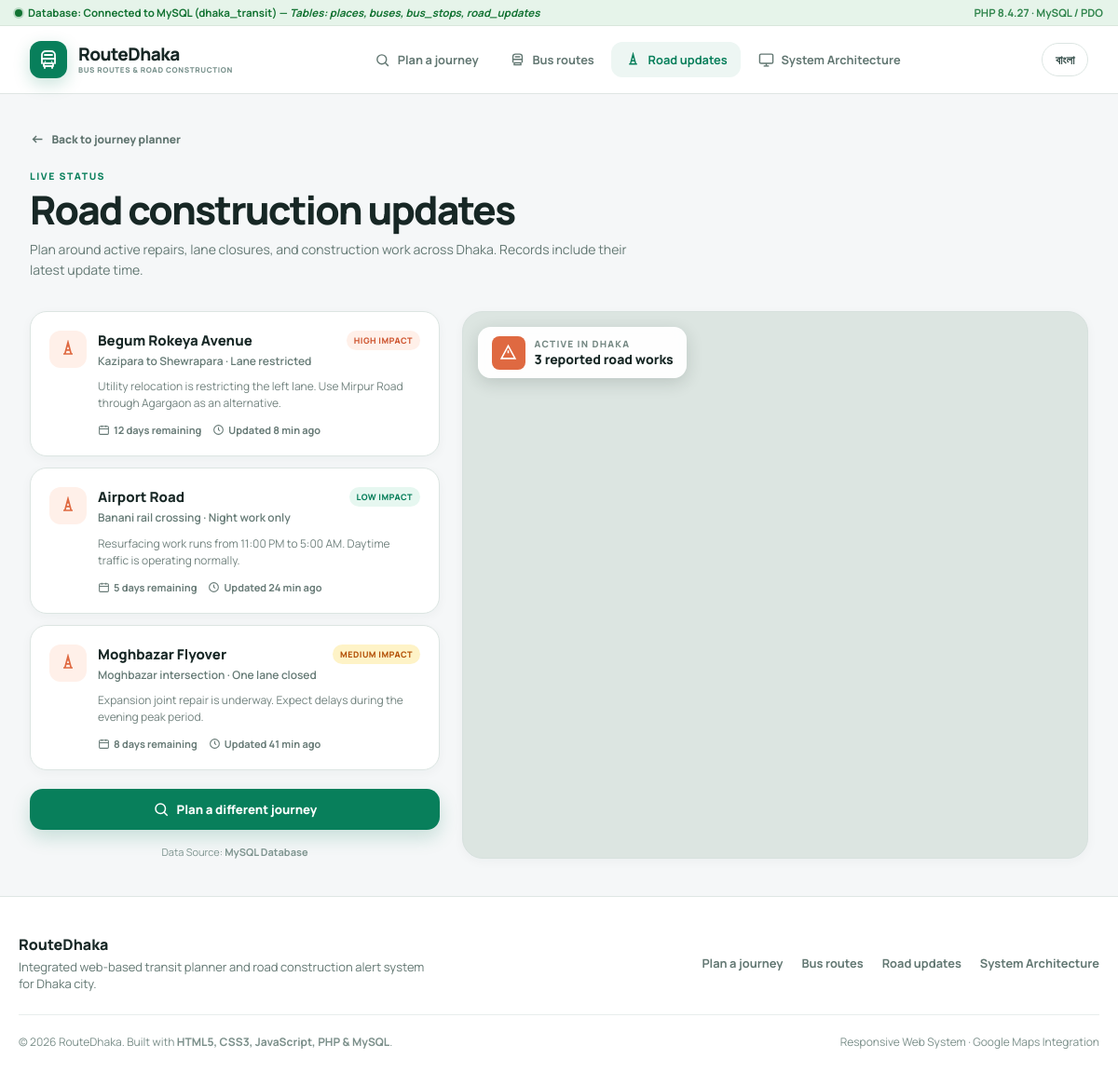
Page /road-updates.php on the committed database.
### tables this page shows
CREATE TABLE `road_updates` (
  `id` INT AUTO_INCREMENT PRIMARY KEY,
  `road_en` VARCHAR(150) NOT NULL,
  `road_bn` VARCHAR(200) NOT NULL,
  `area_en` VARCHAR(150) NOT NULL,
  `area_bn` VARCHAR(200) NOT NULL,
  `status_en` VARCHAR(100) NOT NULL,
  `status_bn` VARCHAR(150) NOT NULL,
  `remaining_en` VARCHAR(50) NOT NULL,
  `remaining_bn` VARCHAR(50) NOT NULL,
  `impact_level` ENUM('Low impact', 'Medium impact', 'High impact') DEFAULT 'Medium impact',
  `updated_en` VARCHAR(50) NOT NULL,
  `updated_bn` VARCHAR(50) NOT NULL,
  `detail_en` TEXT NOT NULL,
  `detail_bn` TEXT NOT NULL,
  `created_at` TIMESTAMP DEFAULT CURRENT_TIMESTAMP
);

### i18n.php (called while the page is built, shortened)
<?php
$current_lang = $_SESSION['lang'];
function t($key) {
    global $translations, $current_lang;
    if (isset($translations[$current_lang][$key])) {
        return $translations[$current_lang][$key];
    }
    return $translations['en'][$key] ?? $key;
}
function getLanguage() {
    global $current_lang;
    return $current_lang;
}

### functions.php (called while the page is built, shortened)
<?php
require_once __DIR__ . '/../config/maps.php';
require_once __DIR__ . '/i18n.php';
$DUMMY_ROAD_UPDATES = [
    [
        'id' => 1, 'road' => 'Begum Rokeya Avenue', 'roadBn' => 'বেগম রোকেয়া সরণি',
        'area' => 'Kazipara to Shewrapara', 'areaBn' => 'কাজীপাড়া থেকে শেওড়াপাড়া',
        'status' => 'Lane restricted', 'statusBn' => 'লেন সীমিত',
        'remaining' => '12 days', 'remainingBn' => '১২ দিন',
        'level' => 'High impact', 'updated' => '8 min ago', 'updatedBn' => '৮ মিনিট আগে',
        'detail' => 'Utility relocation is restricting the left lane. Use Mirpur Road through Agargaon as an alternative.',
        'detailBn' => 'ইউটিলিটি স্থানান্তরের কারণে বাম লেন সীমিত। বিকল্প হিসেবে আগারগাঁও হয়ে মিরপুর রোড ব্যবহার করুন।'
    ],
    [
        'id' => 2, 'road' => 'Airport Road', 'roadBn' => 'বিমানবন্দর সড়ক',
        'area' => 'Banani rail crossing', 'areaBn' => 'বনানী রেল ক্রসিং',
        'status' => 'Night work only', 'statusBn' => 'শুধু রাতে কাজ',
        'remaining' => '5 days', 'remainingBn' => '৫ দিন',
        'level' => 'Low impact', 'updated' => '24 min ago', 'updatedBn' => '২৪ মিনিট আগে',
        'detail' => 'Resurfacing work runs from 11:00 PM to 5:00 AM. Daytime traffic is operating normally.',
        'detailBn' => 'রাত ১১টা থেকে ভোর ৫টা পর্যন্ত সড়ক মেরামত চলে। দিনের বেলা যান চলাচল স্বাভাবিক।'
    ],
    [
        'id' => 3, 'road' => 'Moghbazar Flyover', 'roadBn' => 'মগবাজার ফ্লাইওভার',
        'area' => 'Moghbazar intersection', 'areaBn' => 'মগবাজার মোড়',
        'status' => 'One lane closed', 'statusBn' => 'একটি লেন বন্ধ',
        'remaining' => '8 days', 'remainingBn' => '৮ দিন',
        'level' => 'Medium impact', 'updated' => '41 min ago', 'updatedBn' => '৪১ মিনিট আগে',
        'detail' => 'Expansion joint repair is underway. Expect delays during the evening peak period.',
        'detailBn' => 'এক্সপ্যানশন জয়েন্ট মেরামত চলছে। সন্ধ্যার ব্যস্ত সময়ে বিলম্ব হতে পারে।'
    ]
];
function getAllRoadUpdates(&$dataSource = null) {
    global $DUMMY_ROAD_UPDATES;
    $db = getDB();
    if ($db) {
        try {
            $stmt = $db->query("SELECT id, road_en AS road, road_bn AS roadBn, area_en AS area, area_bn AS areaBn,
                                       status_en AS status, status_bn AS statusBn, remaining_en AS remaining,
                                       remaining_bn AS remainingBn, impact_level AS level, updated_en AS updated,
                                       updated_bn AS updatedBn, detail_en AS detail, detail_bn AS detailBn
                                FROM road_updates
                                ORDER BY id ASC");
            $rows = $stmt->fetchAll();
            if (!empty($rows)) {
                $dataSource = 'MySQL Database';
                return $rows;
            }
        } catch (PDOException $e) {
        }
    }
    return $DUMMY_ROAD_UPDATES;
}
function e($string) {
    return htmlspecialchars((string)$string, ENT_QUOTES, 'UTF-8');
}

### maps.php (called while the page is built, shortened)
<?php
function getGoogleMapsAreaEmbedUrl($query = 'Dhaka, Bangladesh', $zoom = 12) {
    $queryParam = urlencode($query);
    return "https://www.google.com/maps?output=embed&q={$queryParam}&z={$zoom}";
}

### road-updates.php (the view, shortened to what this page needs)
<?php
require_once __DIR__ . '/includes/header.php';
$dataSource = '';
$roadItems = getAllRoadUpdates($dataSource);
$lang = getLanguage();
$mapEmbedUrl = getGoogleMapsAreaEmbedUrl('Dhaka, Bangladesh', 12);
?>
<div class="wide-container" style="max-width: 1350px;">
    <a href="index.php" class="back-button">
        <svg width="17" height="17" viewBox="0 0 24 24" fill="none" stroke="currentColor" stroke-width="2"><path d="M19 12H5M10 7l-5 5 5 5"/></svg>
        <?= e(t('backPlanner')) ?>
    </a>
    <div style="margin-top: 1rem;">
        <p class="eyebrow"><?= e(t('liveStatus')) ?></p>
        <h1 class="page-title"><?= e(t('constructionTitle')) ?></h1>
        <p style="margin-top: 0.5rem; max-width: 650px; font-size: 0.875rem; line-height: 1.6; color: #637873;">
            <?= e(t('constructionText')) ?>
        </p>
    </div>
    <div class="road-layout">
        <div>
            <?php foreach ($roadItems as $item):
                $impactLevel = $item['level'];
                $impactClass = ($impactLevel === 'High impact') ? 'high' : (($impactLevel === 'Low impact') ? 'low' : 'medium');
                $impactLabel = t(($impactLevel === 'High impact') ? 'highImpact' : (($impactLevel === 'Low impact') ? 'lowImpact' : 'mediumImpact'));
                $roadName = ($lang === 'bn') ? $item['roadBn'] : $item['road'];
                $areaName = ($lang === 'bn') ? $item['areaBn'] : $item['area'];
                $statusText = ($lang === 'bn') ? $item['statusBn'] : $item['status'];
                $detailText = ($lang === 'bn') ? $item['detailBn'] : $item['detail'];
                $remainingText = ($lang === 'bn') ? $item['remainingBn'] : $item['remaining'];
                $updatedText = ($lang === 'bn') ? $item['updatedBn'] : $item['updated'];
            ?>
                <article class="road-card">
                    <div style="display: flex; align-items: flex-start; gap: 0.75rem;">
                        <span style="display: grid; width: 40px; height: 40px; flex: none; place-items: center; border-radius: 0.75rem; background: #fff0e9; color: #df6941;">
                            <svg width="20" height="20" viewBox="0 0 24 24" fill="none" stroke="currentColor" stroke-width="2"><path d="M8 18 12 3l4 15M6 18h12M9.3 13h5.4M10.5 8h3"/></svg>
                        </span>
                        <div style="flex: 1; min-width: 0;">
                            <div style="display: flex; flex-wrap: wrap; align-items: center; justify-content: space-between; gap: 0.5rem;">
                                <h2 style="font-size: 15px; font-weight: 800; color: #172725;"><?= e($roadName) ?></h2>
                                <span class="impact-badge <?= e($impactClass) ?>">
                                    <?= e($impactLabel) ?>
                                </span>
                            </div>
                            <p style="margin-top: 3px; font-size: 12px; font-weight: 600; color: #657a75;">
                                <?= e($areaName) ?> · <?= e($statusText) ?>
                            </p>
                            <p style="margin-top: 0.65rem; font-size: 12px; line-height: 1.5; color: #71827e;">
                                <?= e($detailText) ?>
                            </p>
                            <div style="margin-top: 0.75rem; display: flex; flex-wrap: wrap; gap: 0.75rem; font-size: 11px; font-weight: 700; color: #687b77;">
                                <span style="display: inline-flex; align-items: center; gap: 4px;">
                                    <svg width="13" height="13" viewBox="0 0 24 24" fill="none" stroke="currentColor" stroke-width="2"><rect x="3" y="5" width="18" height="16" rx="2"/><path d="M16 3v4M8 3v4M3 10h18"/></svg>
                                    <?= e($remainingText) ?> <?= e(t('remaining')) ?>
                                </span>
                                <span style="display: inline-flex; align-items: center; gap: 4px;">
                                    <svg width="13" height="13" viewBox="0 0 24 24" fill="none" stroke="currentColor" stroke-width="2"><circle cx="12" cy="12" r="9"/><path d="M12 7v5l3 2"/></svg>
                                    <?= e(t('updated')) ?> <?= e($updatedText) ?>
                                </span>
                            </div>
                        </div>
                    </div>
                </article>
            <?php endforeach; ?>
            <a href="index.php" class="primary-button" style="width: 100%; margin-top: 0.5rem;">
                <svg width="18" height="18" viewBox="0 0 24 24" fill="none" stroke="currentColor" stroke-width="2"><circle cx="11" cy="11" r="7"/><path d="m16 16 5 5"/></svg>
                <?= e(t('planDifferent')) ?>
            </a>
            <div style="margin-top: 1rem; text-align: center; font-size: 11px; color: #7f9590;">
                Data Source: <strong><?= e($dataSource) ?></strong>
            </div>
        </div>
        <div class="map-frame-box" style="min-height: 520px;">
            <iframe title="Google Map of Dhaka road updates"
                    src="<?= e($mapEmbedUrl) ?>"
                    loading="lazy"
                    allowfullscreen>
            </iframe>
            <div class="map-summary">
                <span class="map-summary-icon" style="background-color: #df6941;">
                    <svg width="19" height="19" viewBox="0 0 24 24" fill="none" stroke="currentColor" stroke-width="2"><path d="M12 3 2.7 20h18.6z"/><path d="M12 9v4M12 17h.01"/></svg>
                </span>
                <div>
                    <p style="font-size: 10px; font-weight: 800; text-transform: uppercase; letter-spacing: 0.12em; color: #758883;">
                        <?= e(t('activeDhaka')) ?>
                    </p>
                    <p style="font-size: 0.875rem; font-weight: 800; color: #172725;">
                        <?= count($roadItems) ?> <?= e(t('reportedWorks')) ?>
                    </p>
                </div>
            </div>
        </div>
    </div>
</div>
<?php require_once __DIR__ . '/includes/footer.php'; ?>

### style.css (style rules this page uses)
:root { --primary: #087f5b; --primary-hover: #066e4f; --primary-light: #edf6f3; --primary-border: #a8c8bf; --bg-page: #f5f7f8; --bg-surface: #ffffff; --text-main: #172725; --text-muted: #627772; --text-light: #8a9b97; --border-color: #dde6e3; --border-light: #e8eeec; --shadow-sm: 0 3px 12px rgba(30, 57, 51, 0.04); --shadow-md: 0 9px 28px rgba(30, 57, 51, 0.08); --shadow-lg: 0 16px 45px rgba(32, 70, 61, 0.12); --radius-sm: 0.5rem; --radius-md: 0.75rem; --radius-lg: 1.125rem; --radius-xl: 1.375rem; }
* { box-sizing: border-box; margin: 0; padding: 0; }
html { scroll-behavior: smooth; font-family: 'Manrope', -apple-system, BlinkMacSystemFont, 'Segoe UI', Roboto, sans-serif; color: var(--text-main); background-color: var(--bg-page); -webkit-font-smoothing: antialiased; }
body { min-width: 320px; min-height: 100vh; display: flex; flex-direction: column; }
a { color: inherit; text-decoration: none; }
.primary-button { display: inline-flex; min-height: 44px; align-items: center; justify-content: center; gap: 0.5rem; border-radius: 0.875rem; background: var(--primary); padding: 0.75rem 1.35rem; color: white; font-size: 0.825rem; font-weight: 800; box-shadow: 0 8px 20px rgba(8, 127, 91, 0.2); transition: 160ms ease; text-decoration: none; }
.back-button { display: inline-flex; align-items: center; gap: 0.4rem; color: #5f746f; font-size: 0.75rem; font-weight: 800; transition: 150ms ease; margin-bottom: 0.5rem; }
.wide-container { max-width: 1450px; margin: 0 auto; padding: 2rem 1.25rem; }
@media (min-width: 1024px) { .wide-container { padding: 2.5rem 2rem; } }
.eyebrow { margin-bottom: 0.4rem; color: var(--primary); font-size: 0.65rem; font-weight: 800; letter-spacing: 0.15em; text-transform: uppercase; }
.page-title { color: var(--text-main); font-size: clamp(1.75rem, 4vw, 2.65rem); font-weight: 800; letter-spacing: -0.045em; line-height: 1.1; }
.map-frame-box { position: relative; min-height: 560px; overflow: hidden; border-radius: var(--radius-xl); border: 1px solid #d7e1de; background: #dce5e1; box-shadow: var(--shadow-sm); }
.map-frame-box iframe { position: absolute; inset: 0; width: 100%; height: 100%; border: 0; }
.map-summary { position: absolute; left: 1rem; top: 1rem; display: flex; align-items: center; gap: 0.625rem; border: 1px solid rgba(255, 255, 255, 0.75); border-radius: 0.875rem; background: rgba(255, 255, 255, 0.95); padding: 0.55rem 0.85rem; box-shadow: 0 5px 18px rgba(23, 43, 39, 0.16); backdrop-filter: blur(8px); z-index: 10; }
.map-summary-icon { display: grid; width: 36px; height: 36px; place-items: center; border-radius: 0.5rem; color: white; }
.road-layout { display: grid; gap: 1.5rem; margin-top: 2rem; }
@media (min-width: 1024px) { .road-layout { grid-template-columns: 440px minmax(0, 1fr); } }
.road-card { border-radius: var(--radius-lg); border: 1px solid #dce5e2; background: #ffffff; padding: 1.25rem; box-shadow: var(--shadow-sm); margin-bottom: 0.75rem; }
.impact-badge { display: inline-block; border-radius: 9999px; padding: 0.25rem 0.5rem; font-size: 9px; font-weight: 800; text-transform: uppercase; letter-spacing: 0.05em; }
.impact-badge.high { background: #fff0e9; color: #cf5833; }
.impact-badge.medium { background: #fef3c7; color: #b45309; }
.impact-badge.low { background: #e6f7f0; color: #087f5b; }

### rows in the picture
road_updates: road_en "Begum Rokeya Avenue", impact_level "HIGH IMPACT", area_en "Kazipara to Shewrapara", status_en "Lane restricted", detail_en "Utility relocation is restricting the left lane. Use Mirpur Road through Agargaon as an alternative.", remaining_en "12 days", updated_en "8 min ago"
road_updates: road_en "Airport Road", impact_level "LOW IMPACT", area_en "Banani rail crossing", status_en "Night work only", detail_en "Resurfacing work runs from 11:00 PM to 5:00 AM. Daytime traffic is operating normally.", remaining_en "5 days", updated_en "24 min ago"
road_updates: road_en "Moghbazar Flyover", impact_level "MEDIUM IMPACT", area_en "Moghbazar intersection", status_en "One lane closed", detail_en "Expansion joint repair is underway. Expect delays during the evening peak period.", remaining_en "8 days", updated_en "41 min ago"

### other values in the picture
t('dbLiveStatus') "Database: Connected to MySQL (dhaka_transit)"
phpversion() "8.4.27"
t('brandSubtitle') "BUS ROUTES & ROAD CONSTRUCTION"
t('planJourney') "Plan a journey"
t('busRoutes') "Bus routes"
t('roadUpdates') "Road updates"
t('systemArchitecture') "System Architecture"
t('switchLang') "বাংলা"
t('backPlanner') "Back to journey planner"
t('liveStatus') "LIVE STATUS"
t('constructionTitle') "Road construction updates"
t('constructionText') "Plan around active repairs, lane closures, and construction work across Dhaka. Records include their latest update time."
t('planDifferent') "Plan a different journey"
$dataSource "MySQL Database"
t('activeDhaka') "ACTIVE IN DHAKA"
